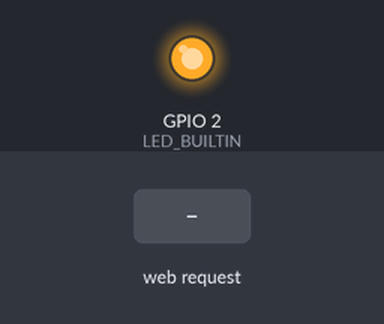
Bench run of a sketch on a simulated ESP8266 (NodeMCU). Parts: output pins drawn as LEDs (lit = HIGH, except the on-board LED, lit = LOW). Inputs (shaded band) come from the test bench. WiFi joins after 1.5 s; servers stay silent unless stated; random numbers use the default seed unless the sketch sets one; what the sketch prints to the serial monitor is not drawn.

Above: at 2.7 s.
2.8 s: HTTP request GET /heartbeat received
At 3.5 s:
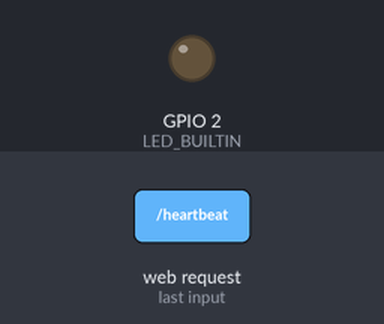
Timing chart, 0 to 5.8 s (numbered marks = the images above; inputs shaded):
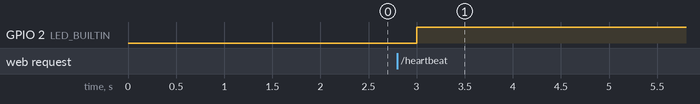

The sketch:

janus_test.ino
```cpp
#include <ESP8266WiFi.h>
#include <ESP8266WebServer.h>

ESP8266WebServer server(80);

bool startListening = false;

void setup() {
  pinMode(LED_BUILTIN, OUTPUT);
  Serial.begin(115200);
  WiFi.begin("Stadium Village", "");  //Connect to the WiFi network

  while (WiFi.status() != WL_CONNECTED) {  //Wait for connection

    delay(500);
    Serial.println("Waiting to connect…");

  }

  Serial.print("IP address: ");
  Serial.println(WiFi.localIP());                         //Print the local IP of the webserver

  server.on("/heartbeat", handleHeartbeat);            //Associate the handler function to the path
  server.on("/numberRequest", handleNumberRequest);            //Associate the handler function to the path

  server.begin();                                                   //Start the server
  Serial.println("Server listening");
  randomSeed(analogRead(0));
}

void loop() {
  server.handleClient(); //Handling of incoming requests
}

void handleHeartbeat() { //Handler for the path
  //NEED TO HANDLE CORS REQUESTS - STEAL CODE FROM POSTMAN?
  server.send(200, "text/plain", "thump_thump\n");
  blinkLED();
}

void handleNumberRequest() { //Handler for the path
  //NEED TO HANDLE CORS REQUESTS - STEAL CODE FROM POSTMAN?
  server.send(200, "text/plain", String(random(1, 5)));
  blinkLED();
}

void blinkLED() {
  digitalWrite(LED_BUILTIN, LOW);
  delay(200);
  digitalWrite(LED_BUILTIN, HIGH);
  delay(200);
}
```

Measured:
- after the input at 2.8 s, GPIO 2 (LED_BUILTIN): LOW → HIGH after 0.20 s
